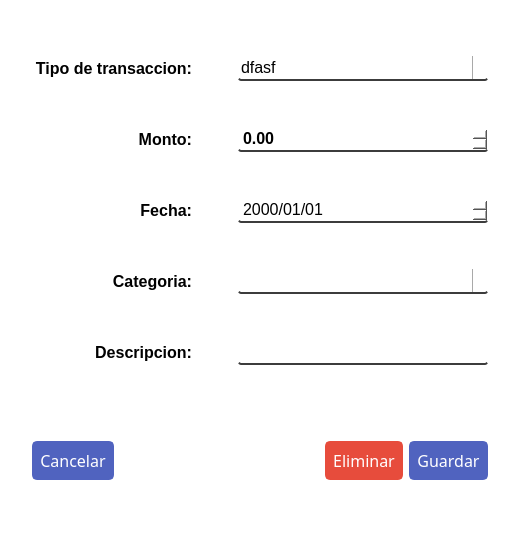
<?xml version="1.0" encoding="UTF-8"?>
<ui version="4.0">
 <class>dialogTransaccion</class>
 <widget class="QDialog" name="dialogTransaccion">
  <property name="geometry">
   <rect>
    <x>0</x>
    <y>0</y>
    <width>520</width>
    <height>536</height>
   </rect>
  </property>
  <property name="windowTitle">
   <string>Dialog</string>
  </property>
  <property name="styleSheet">
   <string notr="true">QPushButton {
	background-color: rgb(80, 99, 191);
	color: rgb(255, 255, 255);
	border: 2px solid rgb(80, 99, 191);
	border-radius: 5px;
	padding: 6px;
}

QPushButton:hover,
QPushButton:clicked{
	background-color: rgb(65, 84, 176);
	border: 2px solid rgb(65, 84, 176);
}


QDialog {
    background-color: rgb(255, 255, 255);
}


QComboBox, QDateEdit, QDoubleSpinBox, QLineEdit{
    border: none;
	border-bottom: 2px solid rgb(60, 60, 60);
    border-radius: 3px;
	background-color: white;
    padding: 1px 18px 1px 3px;
}

QComboBox::drop-down{
	subcontrol-origin: padding;
    subcontrol-position: top right;
    width: 15px;
    border-left-width: 1px;
    border-left-color: darkgray;
    border-left-style: solid; /* just a single line */
    border-top-right-radius: 3px; /* same radius as the QComboBox */
    border-bottom-right-radius: 3px;
}

QComboBox:on
{
    padding-top: 0px;
    padding-left: 0px;
}

QComboBox:!editable, QComboBox::drop-down:editable {
     background: white;
	color: black;
}

/* QComboBox gets the &quot;on&quot; state when the popup is open */
QComboBox:!editable:on, QComboBox::drop-down:editable:on {
    background: white;
	color:black;
}


#btnEliminar {
    background-color: #e74c3c;
	border: 2px solid #e74c3c;
}

#btnEliminar:hover {
    background-color: #c0392b;
}

QLineEdit{
	border: none;
	border-bottom: 2px solid rgb(60, 60, 60);
}

QLineEdit:focus{
	border-bottom: 2px solid rgb(103, 129, 255);
}</string>
  </property>
  <layout class="QGridLayout" name="gridLayout_2">
   <item row="0" column="1">
    <spacer name="verticalSpacer_6">
     <property name="orientation">
      <enum>Qt::Orientation::Vertical</enum>
     </property>
     <property name="sizeHint" stdset="0">
      <size>
       <width>20</width>
       <height>20</height>
      </size>
     </property>
    </spacer>
   </item>
   <item row="1" column="0">
    <spacer name="horizontalSpacer_7">
     <property name="orientation">
      <enum>Qt::Orientation::Horizontal</enum>
     </property>
     <property name="sizeHint" stdset="0">
      <size>
       <width>19</width>
       <height>20</height>
      </size>
     </property>
    </spacer>
   </item>
   <item row="1" column="1">
    <layout class="QVBoxLayout" name="verticalLayout_2">
     <item>
      <layout class="QVBoxLayout" name="verticalLayout">
       <item>
        <layout class="QHBoxLayout" name="horizontalLayout_2">
         <item>
          <widget class="QLabel" name="label">
           <property name="minimumSize">
            <size>
             <width>160</width>
             <height>0</height>
            </size>
           </property>
           <property name="font">
            <font>
             <pointsize>12</pointsize>
             <bold>true</bold>
            </font>
           </property>
           <property name="text">
            <string>Tipo de transaccion:</string>
           </property>
           <property name="alignment">
            <set>Qt::AlignmentFlag::AlignRight|Qt::AlignmentFlag::AlignTrailing|Qt::AlignmentFlag::AlignVCenter</set>
           </property>
          </widget>
         </item>
         <item>
          <spacer name="horizontalSpacer_2">
           <property name="orientation">
            <enum>Qt::Orientation::Horizontal</enum>
           </property>
           <property name="sizeHint" stdset="0">
            <size>
             <width>40</width>
             <height>20</height>
            </size>
           </property>
          </spacer>
         </item>
         <item>
          <widget class="QComboBox" name="cmbTipoTransaccion">
           <property name="minimumSize">
            <size>
             <width>250</width>
             <height>0</height>
            </size>
           </property>
           <property name="font">
            <font>
             <pointsize>12</pointsize>
            </font>
           </property>
           <item>
            <property name="text">
             <string>dfasf</string>
            </property>
           </item>
           <item>
            <property name="text">
             <string>fdsa</string>
            </property>
           </item>
          </widget>
         </item>
        </layout>
       </item>
       <item>
        <spacer name="verticalSpacer">
         <property name="orientation">
          <enum>Qt::Orientation::Vertical</enum>
         </property>
         <property name="sizeHint" stdset="0">
          <size>
           <width>20</width>
           <height>40</height>
          </size>
         </property>
        </spacer>
       </item>
       <item>
        <layout class="QHBoxLayout" name="horizontalLayout_3">
         <item>
          <widget class="QLabel" name="label_2">
           <property name="minimumSize">
            <size>
             <width>160</width>
             <height>0</height>
            </size>
           </property>
           <property name="font">
            <font>
             <pointsize>12</pointsize>
             <bold>true</bold>
            </font>
           </property>
           <property name="text">
            <string>Monto:</string>
           </property>
           <property name="alignment">
            <set>Qt::AlignmentFlag::AlignRight|Qt::AlignmentFlag::AlignTrailing|Qt::AlignmentFlag::AlignVCenter</set>
           </property>
          </widget>
         </item>
         <item>
          <spacer name="horizontalSpacer_3">
           <property name="orientation">
            <enum>Qt::Orientation::Horizontal</enum>
           </property>
           <property name="sizeHint" stdset="0">
            <size>
             <width>40</width>
             <height>20</height>
            </size>
           </property>
          </spacer>
         </item>
         <item>
          <widget class="QDoubleSpinBox" name="dsbMonto">
           <property name="minimumSize">
            <size>
             <width>250</width>
             <height>0</height>
            </size>
           </property>
           <property name="font">
            <font>
             <pointsize>12</pointsize>
             <bold>true</bold>
            </font>
           </property>
           <property name="maximum">
            <double>999999.000000000000000</double>
           </property>
           <property name="singleStep">
            <double>0.500000000000000</double>
           </property>
          </widget>
         </item>
        </layout>
       </item>
       <item>
        <spacer name="verticalSpacer_4">
         <property name="orientation">
          <enum>Qt::Orientation::Vertical</enum>
         </property>
         <property name="sizeHint" stdset="0">
          <size>
           <width>20</width>
           <height>40</height>
          </size>
         </property>
        </spacer>
       </item>
       <item>
        <layout class="QHBoxLayout" name="horizontalLayout_4">
         <item>
          <widget class="QLabel" name="label_3">
           <property name="minimumSize">
            <size>
             <width>160</width>
             <height>0</height>
            </size>
           </property>
           <property name="font">
            <font>
             <pointsize>12</pointsize>
             <bold>true</bold>
            </font>
           </property>
           <property name="text">
            <string>Fecha:</string>
           </property>
           <property name="alignment">
            <set>Qt::AlignmentFlag::AlignRight|Qt::AlignmentFlag::AlignTrailing|Qt::AlignmentFlag::AlignVCenter</set>
           </property>
          </widget>
         </item>
         <item>
          <spacer name="horizontalSpacer_4">
           <property name="orientation">
            <enum>Qt::Orientation::Horizontal</enum>
           </property>
           <property name="sizeHint" stdset="0">
            <size>
             <width>40</width>
             <height>20</height>
            </size>
           </property>
          </spacer>
         </item>
         <item>
          <widget class="QDateEdit" name="dateTransaccion">
           <property name="minimumSize">
            <size>
             <width>250</width>
             <height>0</height>
            </size>
           </property>
           <property name="font">
            <font>
             <pointsize>12</pointsize>
            </font>
           </property>
           <property name="currentSection">
            <enum>QDateTimeEdit::Section::YearSection</enum>
           </property>
           <property name="displayFormat">
            <string>yyyy/dd/MM</string>
           </property>
           <property name="calendarPopup">
            <bool>false</bool>
           </property>
          </widget>
         </item>
        </layout>
       </item>
       <item>
        <spacer name="verticalSpacer_3">
         <property name="orientation">
          <enum>Qt::Orientation::Vertical</enum>
         </property>
         <property name="sizeHint" stdset="0">
          <size>
           <width>20</width>
           <height>40</height>
          </size>
         </property>
        </spacer>
       </item>
       <item>
        <layout class="QHBoxLayout" name="horizontalLayout_5">
         <item>
          <widget class="QLabel" name="label_4">
           <property name="minimumSize">
            <size>
             <width>160</width>
             <height>0</height>
            </size>
           </property>
           <property name="font">
            <font>
             <pointsize>12</pointsize>
             <bold>true</bold>
            </font>
           </property>
           <property name="text">
            <string>Categoria:</string>
           </property>
           <property name="alignment">
            <set>Qt::AlignmentFlag::AlignRight|Qt::AlignmentFlag::AlignTrailing|Qt::AlignmentFlag::AlignVCenter</set>
           </property>
          </widget>
         </item>
         <item>
          <spacer name="horizontalSpacer_5">
           <property name="orientation">
            <enum>Qt::Orientation::Horizontal</enum>
           </property>
           <property name="sizeHint" stdset="0">
            <size>
             <width>40</width>
             <height>20</height>
            </size>
           </property>
          </spacer>
         </item>
         <item>
          <widget class="QComboBox" name="cmbCategoria">
           <property name="minimumSize">
            <size>
             <width>250</width>
             <height>0</height>
            </size>
           </property>
           <property name="font">
            <font>
             <pointsize>12</pointsize>
            </font>
           </property>
          </widget>
         </item>
        </layout>
       </item>
       <item>
        <spacer name="verticalSpacer_2">
         <property name="orientation">
          <enum>Qt::Orientation::Vertical</enum>
         </property>
         <property name="sizeHint" stdset="0">
          <size>
           <width>20</width>
           <height>40</height>
          </size>
         </property>
        </spacer>
       </item>
       <item>
        <layout class="QHBoxLayout" name="horizontalLayout_6">
         <item>
          <widget class="QLabel" name="label_5">
           <property name="minimumSize">
            <size>
             <width>160</width>
             <height>0</height>
            </size>
           </property>
           <property name="font">
            <font>
             <pointsize>12</pointsize>
             <bold>true</bold>
            </font>
           </property>
           <property name="text">
            <string>Descripcion:</string>
           </property>
           <property name="alignment">
            <set>Qt::AlignmentFlag::AlignRight|Qt::AlignmentFlag::AlignTrailing|Qt::AlignmentFlag::AlignVCenter</set>
           </property>
          </widget>
         </item>
         <item>
          <spacer name="horizontalSpacer_6">
           <property name="orientation">
            <enum>Qt::Orientation::Horizontal</enum>
           </property>
           <property name="sizeHint" stdset="0">
            <size>
             <width>40</width>
             <height>20</height>
            </size>
           </property>
          </spacer>
         </item>
         <item>
          <widget class="QLineEdit" name="txtDescripcion">
           <property name="minimumSize">
            <size>
             <width>250</width>
             <height>0</height>
            </size>
           </property>
           <property name="font">
            <font>
             <pointsize>12</pointsize>
            </font>
           </property>
          </widget>
         </item>
        </layout>
       </item>
      </layout>
     </item>
     <item>
      <spacer name="verticalSpacer_5">
       <property name="orientation">
        <enum>Qt::Orientation::Vertical</enum>
       </property>
       <property name="sizeHint" stdset="0">
        <size>
         <width>20</width>
         <height>70</height>
        </size>
       </property>
      </spacer>
     </item>
     <item>
      <layout class="QGridLayout" name="gridLayout">
       <item row="0" column="1">
        <spacer name="horizontalSpacer">
         <property name="orientation">
          <enum>Qt::Orientation::Horizontal</enum>
         </property>
         <property name="sizeHint" stdset="0">
          <size>
           <width>40</width>
           <height>20</height>
          </size>
         </property>
        </spacer>
       </item>
       <item row="0" column="0">
        <widget class="QPushButton" name="btnCancelar">
         <property name="font">
          <font>
           <family>Adwaita Sans</family>
           <pointsize>12</pointsize>
           <bold>false</bold>
          </font>
         </property>
         <property name="text">
          <string>Cancelar</string>
         </property>
        </widget>
       </item>
       <item row="0" column="2">
        <layout class="QHBoxLayout" name="horizontalLayout">
         <item>
          <widget class="QPushButton" name="btnEliminar">
           <property name="font">
            <font>
             <family>Adwaita Sans</family>
             <pointsize>12</pointsize>
             <bold>false</bold>
            </font>
           </property>
           <property name="text">
            <string>Eliminar</string>
           </property>
          </widget>
         </item>
         <item>
          <widget class="QPushButton" name="btnGuardar">
           <property name="font">
            <font>
             <family>Adwaita Sans</family>
             <pointsize>12</pointsize>
             <bold>false</bold>
            </font>
           </property>
           <property name="text">
            <string>Guardar</string>
           </property>
          </widget>
         </item>
        </layout>
       </item>
      </layout>
     </item>
    </layout>
   </item>
   <item row="1" column="2">
    <spacer name="horizontalSpacer_8">
     <property name="orientation">
      <enum>Qt::Orientation::Horizontal</enum>
     </property>
     <property name="sizeHint" stdset="0">
      <size>
       <width>19</width>
       <height>20</height>
      </size>
     </property>
    </spacer>
   </item>
   <item row="2" column="1">
    <spacer name="verticalSpacer_7">
     <property name="orientation">
      <enum>Qt::Orientation::Vertical</enum>
     </property>
     <property name="sizeHint" stdset="0">
      <size>
       <width>20</width>
       <height>20</height>
      </size>
     </property>
    </spacer>
   </item>
  </layout>
 </widget>
 <resources/>
 <connections/>
</ui>
